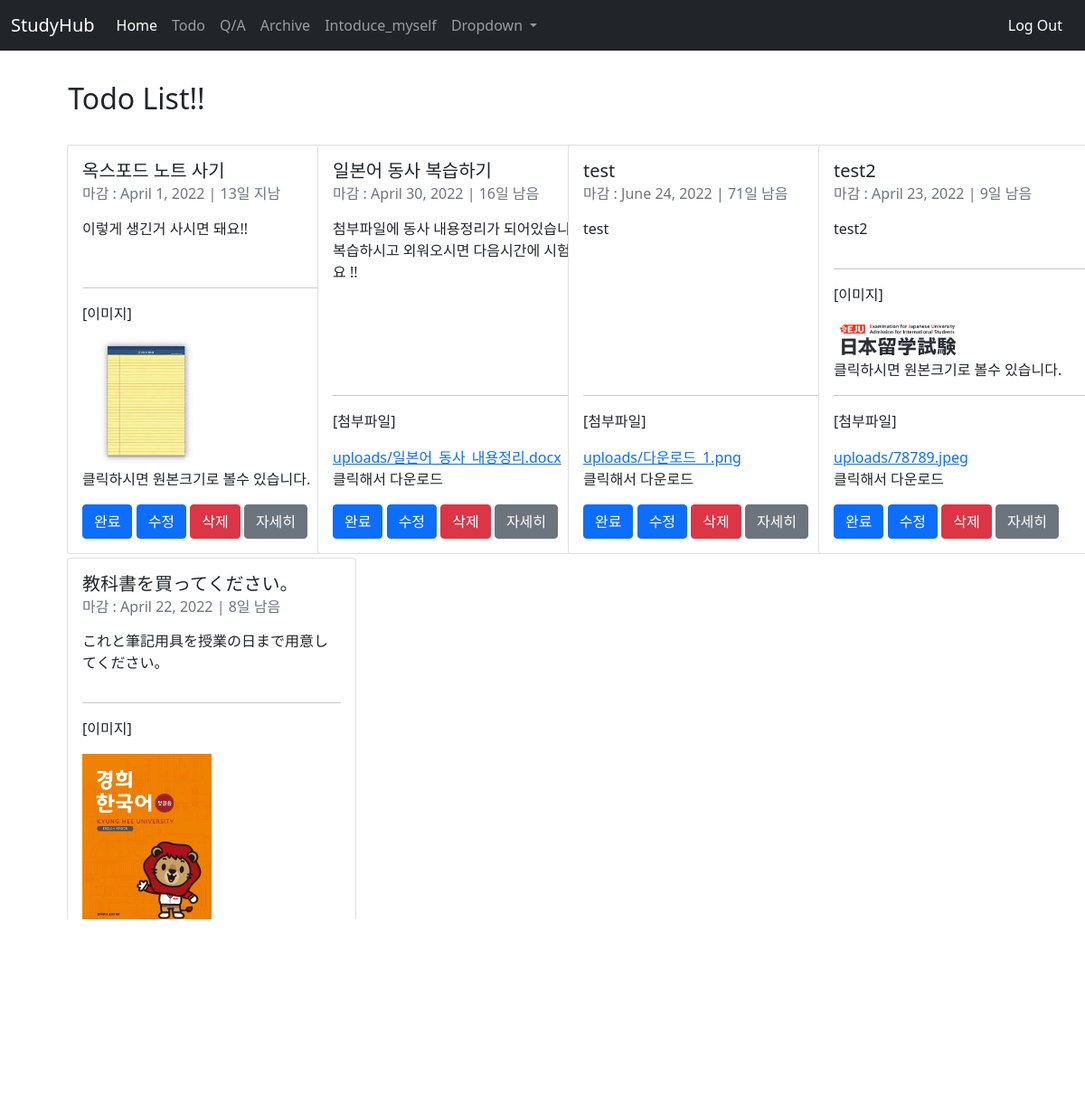
Page /todo/ (signed in) on the earlier database version.
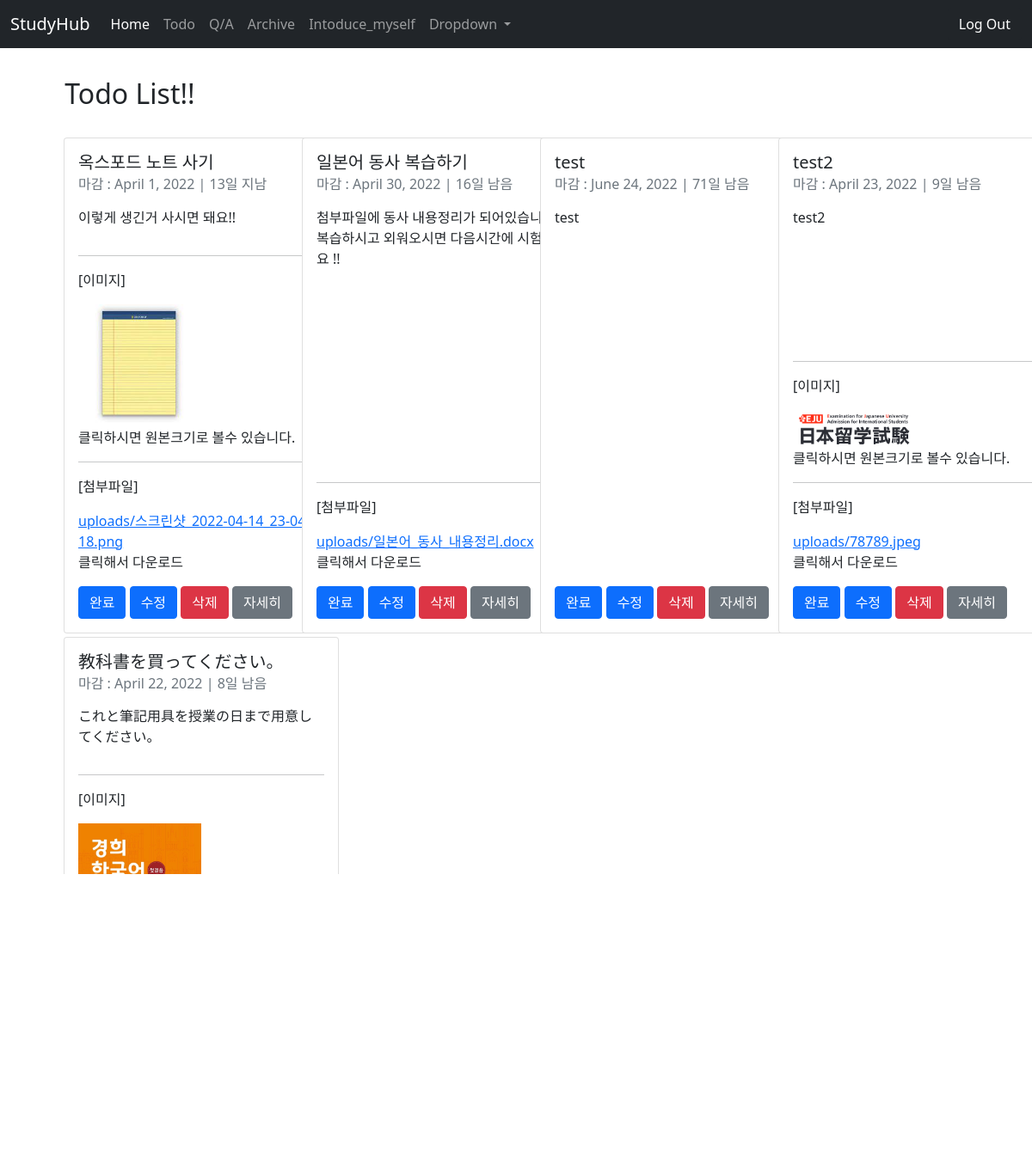
Same page on the later database version.
### todo/models.py (models this page shows, shortened)
class TodoList(models.Model):
    name = models.CharField(max_length=40, verbose_name="할일")
    description = models.TextField(max_length=200, verbose_name="내용")
    date_created = models.DateField(auto_now_add=True, verbose_name="작성일")
    date_deadline = models.DateField(verbose_name="마감일")
    image = models.ImageField(null=True, blank=True, upload_to="", verbose_name='이미지')
    file = models.FileField(null=True, blank=True, upload_to="uploads/", verbose_name='파일')
    author = models.ForeignKey(User, on_delete=models.CASCADE, name='author')
    def remaining_days(self):
        delta = self.date_deadline - date.today()
        days = delta.days
        if days > 0:
            return f'{days}일 남음'
        elif days == 0:
            return '오늘까지!!'
        else:
            days = abs(days)
            return f'{days}일 지남'

### todo/views.py (the view)
# urls.py: path('', TodoIndexView.as_view(), name='index'),
class TodoIndexView(LoginRequiredMixin, ListView):
    context_object_name = 'todo_list'
    template_name = 'todo/todo_index.html'
    login_url='common:login'
    def get_queryset(self):
        return TodoList.objects.filter(author=self.request.user)

### todo/templates/todo/todo_index.html (shortened to what this page needs)
{%extends 'base.html' %}
{% block content %}
<div class = "container index">
<h2>&nbsp;&nbsp;&nbsp;&nbsp;Todo List!!</a></h2>
<br>
   <ul>
      <div class="row">
        {% if todo_list %}
        {% for todo in todo_list %}
        <div class="col-sm-3 mb-1">
          <div class="card h-100" style="width: 20rem;">
            <div class="card-body d-flex flex-column">
              <h5 class="card-title">{{ todo.name }}</h5>
              <h6 class="card-subtitle mb-2 text-muted">마감 : {{ todo.date_deadline }} | {{ todo.remaining_days }}</h6>
              <p class="card-text h-100 mt-2">{{ todo.description }}</p>
              <div class="attachment">
                {% if todo.image %}
              <hr>
                <p>[이미지]</p>
                <a href="{{ todo.image.url }}">
                <img src="{{ todo.image.url }}" style="max-width: 50%; height: auto;"  alt="reference_image"></a>
                <p>클릭하시면 원본크기로 볼수 있습니다.</p>
                {% endif %}
                {% if todo.file %}
                <hr>
                <p>[첨부파일]</p>
                <a href="{{ todo.file.url }}">{{todo.file.name}}</a>
                <p>클릭해서 다운로드</p>
                {% endif %}
              </div>
              <div class="group mt-auto">
                <a href="{% url 'todo:complete' todo.id %}" class="btn btn-primary">완료</a>
                <a href="{% url 'todo:update' todo.id %}" class="btn btn-primary">수정</a>
                <a href="{% url 'todo:delete' todo.id %}" class="btn btn-danger ">삭제</a>
                <a href="{% url 'todo:detail' todo.id %}" class="btn btn-secondary">자세히</a>
              </div>
            </div>
          </div>
        </div>
        {% endfor %}
        {% else %}
         <p>Todo가 없습니다. 하나 만들어보는건 어떨까요?</p>
         {% endif %}
        <div class="d-grid gap-2 d-md-flex justify-content-md-end">
          <a href="{% url 'todo:list' %}" class="btn btn-secondary mt-5" type="button" >목록으로 보기</a>
          <a href="{% url 'todo:create' %}" class="btn btn-primary mt-5" type="button" >할일 만들기</a>
        </div>
      </div>
    </ul>
  </div>
{% endblock %}

### templates/base.html (shortened to what this page needs)
<!DOCTYPE html>
<html lang="ko">
<head>
    <justify-content-center
    <meta name="viewport" content="width=device-width, initial-scale=1">
    <link href="https://cdn.jsdelivr.net/npm/bootstrap@5.1.3/dist/css/bootstrap.min.css" rel="stylesheet">
{% load socialaccount %}
</head>
<body style="padding-top:90px;">
    <nav class="navbar navbar-expand-lg navbar-dark bg-dark fixed-top">
        <div class="container-fluid">
          <a class="navbar-brand" href="#">StudyHub</a>
          <div class="collapse navbar-collapse" id="navbarSupportedContent">
            <ul class="navbar-nav me-auto mb-2 mb-lg-0">
              <li class="nav-item">
                <a class="nav-link active" aria-current="page" href="{% url 'home' %}">Home</a>
              </li>
              <li class="nav-item">
                <a class="nav-link" href="{% url 'todo:index' %}">Todo</a>
              </li>
              <li class="nav-item">
                <a class="nav-link" href="{% url 'board:index' %}">Q/A</a>
              </li>
              <li class="nav-item">
                <a class="nav-link" href="{% url 'info:index' %}">Archive</a>
              </li>
              <li class="nav-item">
                <a class="nav-link" href="{% url 'admin:index' %}">Intoduce_myself</a>
              </li>
              <li class="nav-item dropdown">
                <a class="nav-link dropdown-toggle" href="#" id="navbarDropdown" role="button" data-bs-toggle="dropdown" aria-expanded="false">
                  Dropdown
                </a>
              </li>
            </ul>
             {% if user.is_authenticated %}
            <button type="button" class="btn btn-dark" onclick="location.href='{% url 'common:logout' %}'">Log Out</button>
           {% endif %}
          </nav>
            {% block content %}{% endblock %}
    </body>
</html>

Differences in the rows shown:
changed TodoList "옥스포드 노트 사기": file.name (not shown) → "uploads/스크린샷_2022-04-14_23-04-18.png"
changed TodoList "test": file "uploads/다운로드_1.png" → empty (drawn); file.name "uploads/다운로드_1.png" → (not shown)
